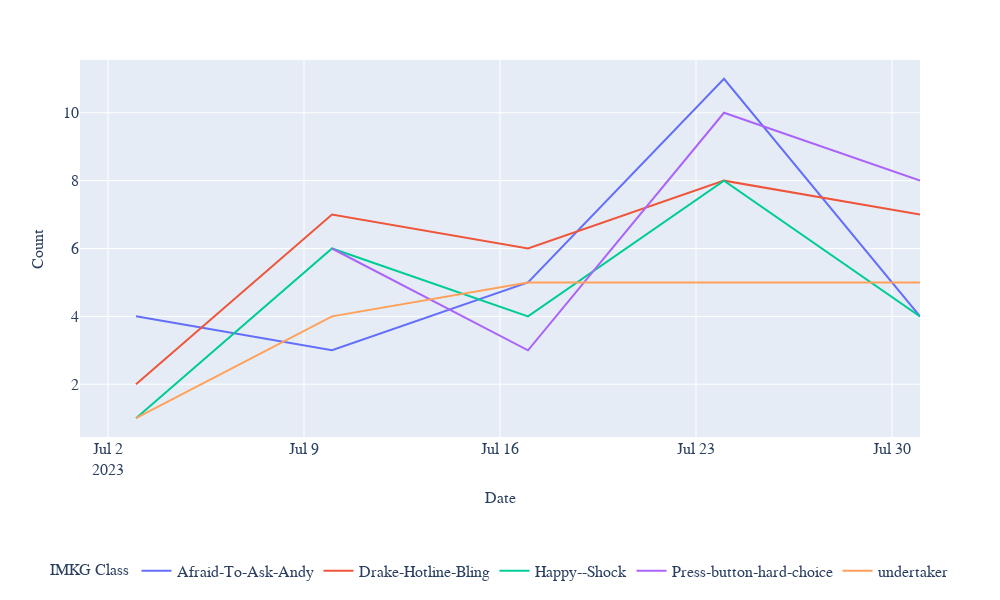

The cell this chart's notebook holds for it:
### Code cell
basic_line_plotly(popular_weekly_df, x='Date', y='Counts', \
                  color_col='IMKG Class', xt='Date', \
                  yt='Count', title='Temporal Spread of Memes in Discord', \
                  WIDTH=1000, HEIGHT=600)

### Figure 1 — Plotly figure (JSON) as saved in the notebook; plotly's stock layout.template omitted (floating-point values rounded to 4 significant figures)
{"data": [{"hovertemplate": "IMKG Class=Afraid-To-Ask-Andy<br>Date=%{x}<br>Counts=%{y}<extra></extra>", "legendgroup": "Afraid-To-Ask-Andy", "line": {"color": "#636efa", "dash": "solid"}, "marker": {"symbol": "circle"}, "mode": "lines", "name": "Afraid-To-Ask-Andy", "orientation": "v", "showlegend": true, "type": "scatter", "x": ["2023-07-03T00:00:00", "2023-07-10T00:00:00", "2023-07-17T00:00:00", "2023-07-24T00:00:00", "2023-07-31T00:00:00"], "xaxis": "x", "y": [4, 3, 5, 11, 4], "yaxis": "y"}, {"hovertemplate": "IMKG Class=Drake-Hotline-Bling<br>Date=%{x}<br>Counts=%{y}<extra></extra>", "legendgroup": "Drake-Hotline-Bling", "line": {"color": "#EF553B", "dash": "solid"}, "marker": {"symbol": "circle"}, "mode": "lines", "name": "Drake-Hotline-Bling", "orientation": "v", "showlegend": true, "type": "scatter", "x": ["2023-07-03T00:00:00", "2023-07-10T00:00:00", "2023-07-17T00:00:00", "2023-07-24T00:00:00", "2023-07-31T00:00:00"], "xaxis": "x", "y": [2, 7, 6, 8, 7], "yaxis": "y"}, {"hovertemplate": "IMKG Class=Happy--Shock<br>Date=%{x}<br>Counts=%{y}<extra></extra>", "legendgroup": "Happy--Shock", "line": {"color": "#00cc96", "dash": "solid"}, "marker": {"symbol": "circle"}, "mode": "lines", "name": "Happy--Shock", "orientation": "v", "showlegend": true, "type": "scatter", "x": ["2023-07-03T00:00:00", "2023-07-10T00:00:00", "2023-07-17T00:00:00", "2023-07-24T00:00:00", "2023-07-31T00:00:00"], "xaxis": "x", "y": [1, 6, 4, 8, 4], "yaxis": "y"}, {"hovertemplate": "IMKG Class=Press-button-hard-choice<br>Date=%{x}<br>Counts=%{y}<extra></extra>", "legendgroup": "Press-button-hard-choice", "line": {"color": "#ab63fa", "dash": "solid"}, "marker": {"symbol": "circle"}, "mode": "lines", "name": "Press-button-hard-choice", "orientation": "v", "showlegend": true, "type": "scatter", "x": ["2023-07-10T00:00:00", "2023-07-17T00:00:00", "2023-07-24T00:00:00", "2023-07-31T00:00:00"], "xaxis": "x", "y": [6, 3, 10, 8], "yaxis": "y"}, {"hovertemplate": "IMKG Class=undertaker<br>Date=%{x}<br>Counts=%{y}<extra></extra>", "legendgroup": "undertaker", "line": {"color": "#FFA15A", "dash": "solid"}, "marker": {"symbol": "circle"}, "mode": "lines", "name": "undertaker", "orientation": "v", "showlegend": true, "type": "scatter", "x": ["2023-07-03T00:00:00", "2023-07-10T00:00:00", "2023-07-17T00:00:00", "2023-07-24T00:00:00", "2023-07-31T00:00:00"], "xaxis": "x", "y": [1, 4, 5, 5, 5], "yaxis": "y"}], "layout": {"height": 600, "legend": {"font": {"family": "Courier New, monospace", "size": 16}, "orientation": "h", "title": {"font": {"family": "Courier New, monospace", "size": 16}, "text": "IMKG Class"}, "tracegroupgap": 0, "x": 0.5, "xanchor": "center", "y": -0.4, "yanchor": "bottom"}, "margin": {"b": 100, "t": 60}, "title": {"x": 0.5}, "width": 1000, "xaxis": {"anchor": "y", "domain": [0, 1], "range": ["2023-07-01", "2023-07-31"], "tickfont": {"family": "Courier New, monospace", "size": 16}, "title": {"font": {"family": "Courier New, monospace", "size": 16}, "text": "Date"}}, "yaxis": {"anchor": "x", "domain": [0, 1], "tickfont": {"family": "Courier New, monospace", "size": 16}, "tickformat": ",d", "title": {"font": {"family": "Courier New, monospace", "size": 16}, "text": "Count"}}}}
